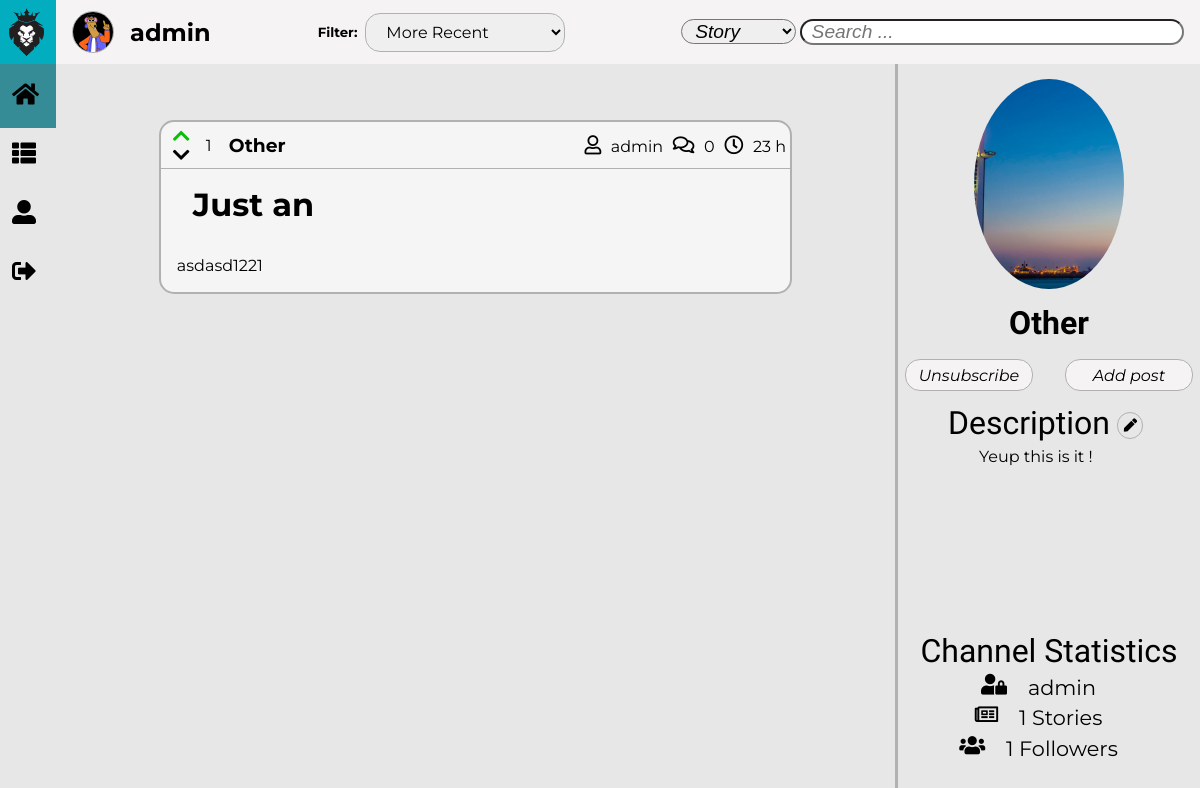
The app's page /pages/channel.php?channelName=Other (signed in) with its own data.
### tables this page shows
CREATE TABLE Story(
    storyID INTEGER NOT NULL PRIMARY KEY,
    storyTitle TEXT NOT NULL,
    storyContent TEXT NOT NULL,
    storyPoints INTEGER,
    storyAuthor TEXT NOT NULL REFERENCES User(username),
    storyComments INTEGER NOT NULL,
    storyTime TEXT NOT NULL,
    channelName TEXT NOT NULL REFERENCES Channel(name)       
);

CREATE TABLE Channel(
    name TEXT NOT NULL PRIMARY KEY,
    owner TEXT NOT NULL REFERENCES User(username),
    description TEXT      
);

### pages/channel.php (called while the page is built, shortened)
<?php
    include_once('../templates/tpl_common.php');
    include_once('../templates/tpl_stories.php');
    include_once('../templates/tpl_channel.php');
    include_once('../database/db_channel.php');
    $channelName = isset($_GET['channelName']) ? $_GET['channelName'] : '';
    $filter = isset($_GET['filter']) ? $_GET['filter'] : 2;
    $searchFilter = isset($_GET['searchFilter']) ? $_GET['searchFilter'] : 2;
    $channel = get_channel($channelName);
    $channelStories = isset($_GET['search']) ? get_channel_search_stories($channelName, $filter, $searchFilter, $_GET['search']) : get_channel_stories($channelName, $filter);
    $storiesVotes = []; $votedStories = [];
    foreach($channelStories as $story) {
      $votes = get_story_votes($story['storyID']);
      $storiesVotes[$story['storyID']] = $votes == null ? 0 : $votes;
      $votedStories[$story['storyID']] = get_user_story_vote($_SESSION['username'], $story['storyID']);
    }
    $channelFollowers = count(get_channel_followers($channelName));
    $channelOwner = get_channel_owner($channelName);
    $status = check_user_subscription($_SESSION['username'], $channelName);
    draw_stories(htmlentities_all($channelStories), htmlentities_all($storiesVotes), htmlentities_all($votedStories));
    draw_channel_aside(htmlentities_all($channel), htmlentities(count($channelStories)), htmlentities($channelFollowers), htmlentities($channelOwner), htmlentities($status));
?>

### includes/functions.php (called while the page is built, shortened)
<?php function orderBy($value) {
    switch($value) {
    default:
        return 'storyID DESC';
    break;
    }
}
function data_converter($storyTime) {
    $newStoryTime = new DateTime(date('Y-m-d H:i:s'));
    $oldStoryTime = new DateTime($storyTime);
    $interval = date_diff($newStoryTime, $oldStoryTime);
    if($interval->format('%y') !== '0')
        return $interval->format('%y Y');
    else if($interval->format('%m') !== '0')
        return $interval->format('%m M');
    else if($interval->format('%d') !== '0')
        return $interval->format('%d d');
    else if($interval->format('%h') !== '0')
        return $interval->format('%h h');
    else if($interval->format('%i') !== '0')
        return $interval->format('%i m');
    else
        return $interval->format('%s s');
}
?>
<?php function get_image($default, $directory, $folder, $element) {
    $image = $default;
    $extensions = ['jpg', 'png', 'gif'];
    for($index = 0; $index < count($extensions); $index++) {
        if(file_exists($directory . $element . '.' . $extensions[$index])) {
            $image = $folder . $element . '.' . $extensions[$index];
            break;
        }
    }
    return $image;
} ?>

### database/db_channel.php (called while the page is built, shortened)
<?php
  include_once('../includes/functions.php');
    function get_channel($channelName) {
        $db = Database::instance()->db();
        $stmt = $db->prepare('SELECT * FROM Channel WHERE name = ?');
        $stmt->execute(array($channelName));
        return $stmt->fetch();
    }
    function get_channel_stories($channelName, $filter) {
        $db = Database::instance()->db();
        $stmt = $db->prepare('SELECT * FROM Story JOIN Channel ON Story.channelName = Channel.name WHERE Story.channelName = ? ORDER BY ' . orderBy($filter));
        $stmt->execute(array($channelName));
        return $stmt->fetchall();
    }
     function get_channel_owner($channelName){
      $db = Database::instance()->db();
      $stmt = $db->prepare('SELECT owner FROM Channel WHERE Channel.name = ?');
      $stmt->execute(array($channelName));
      return $stmt->fetch()['owner'];
     }
?>

### templates/tpl_stories.php (the view, shortened to what this page needs)
<?php function draw_stories($stories, $storiesVotes, $votedStories) { ?>
    <div id="masterStories">
        <form method="get" action="../pages/story.php">
            <section id="stories">  <?php
                foreach($stories as $story) { ?>
                    <article id="<?= $story['storyID'] ?>" class="storyArticle">
                        <header id="storyHeader">
                            <div id="story_<?= $story['storyID'] ?>_votes" >
                                <div>
                                    <?php
                                        if($votedStories[$story['storyID']] == 1) { ?>
                                            <div class="votes">
                                                <div>
                                                    <i id="voteUp" class="fas fa-chevron-up"></i>
                                                    <i class="fas fa-chevron-down"></i>
                                                </div>
                                                <span class="storyVotes"><?= htmlentities($storiesVotes[$story['storyID']]) ?></span>
                                            </div>
                                        <?php }
                                    ?>
                                    <a href="../pages/channel.php?channelName=<?= $story['channelName'] ?>"><h3><?= $story['channelName'] ?></h3></a>
                                </div>
                                <div>
                                    <a class="author" href="../pages/profile.php?username=<?= $story['storyAuthor'] ?>"><i class="far fa-user"></i><?= $story['storyAuthor'] ?></a>
                                    <a class="comments" href="../pages/story.php?storyID=<?= $story['storyID'] ?>#comments"><i class="far fa-comments"></i><?= $story['storyComments'] ?></a>
                                    <span class="date"><i class="far fa-clock"></i><?= data_converter($story['storyTime']) ?></span>
                                </div>
                            </div>
                            <div>
                                <h1><?= $story['storyTitle'] ?></h1>
                            </div>
                        </header>
                        <div id="storySinopse">
                            <p><?= $story['storyContent'] ?></p>
                        </div>
                    </article>
                <?php } ?>
            </section>
        </form>
    </div>
<?php } ?>

### templates/tpl_channel.php (shortened to what this page needs)
<?php function draw_channel_aside($channel, $postedStories, $channelFollowers, $channelOwner, $status) { ?>
    <aside>
        <div id="asidePicture">
            <img id="asideIMG" src="../resources/images/<?= get_image('default/defaultChannel.png', '../resources/images/channels/', 'channels/', sha1($channel['name'])) ?>" alt="Channel Image">
        </div>
        <h3 id="channelName"><?= $channel['name'] ?></h3>
        <div id="forms">
            <form>
                <?php
                    if($status) {
                      ?> <input id="subscribeButton" class="buttons" type="button" value="Unsubscribe"> <?php
                    }
                    else {
                        ?><input id="subscribeButton" class="buttons" type="button" value="Subscribe"> <?php
                    }
                ?>
            </form>
            <form method="get" action="../pages/post.php">
                <input id="addPost" class="buttons" type="submit" value="Add post">
            </form>
        </div>
        <div id="description">
            <p>Description<button id="editDescription" type="button"><i class="fas fa-pen"></i></button></p>
            <p id="descriptionContent"><?= $channel['description'] ?></p>
        </div>
        <div id="statistics">
            <p>Channel Statistics</p>
            <div class="statistics">
                <i class="fas fa-user-lock"></i><p><?= $channelOwner ?></p>
            </div>
            <div class="statistics">
                <i class="far fa-newspaper"></i><p><?= $postedStories ?> Stories</p>
            </div>
            <div class="statistics">
                <i class="fas fa-users"></i><p><?= $channelFollowers ?> Followers</p>
            </div>
        </div>
    </aside>
<?php } ?>

### css/common.css (style rules this page uses)
:root { --background-color: rgb(231, 231, 231); --background-header-color: rgb(3, 173, 192); --background-menu-color: rgb(53, 140, 151); --background-toolBar-color: rgb(245, 243, 243); --site-name-color: white; --site-name-font: 'Exo', sans-serif; --menu-color: white; --menu-icons-color: black; --menu-font: 'Montserrat', sans-serif; --toolBar-font: 'Montserrat', sans-serif; --toolBar-info-font-size: 1.5em; --toolBar-filter-font-size: 1em; --border-color: rgb(177, 177, 177); --messages-font: 'Montserrat', sans-serif; --success-fg-color: rgb(86, 155, 13); --error-fg-color: rgb(218, 2, 13); }
body { margin: 0em; display: grid; height: 100%; overflow: hidden; grid-template-columns: auto 5.5fr 2fr; grid-template-rows: 4em 100%; grid-template-areas: "header toolBar toolBar" "menu content aside"; background-color: var(--background-color); }
a { text-decoration: none; }
#editDescription, #applyDescription { vertical-align: middle; height: 2em; width: 2em; margin: auto .5em; outline: none; border: solid var(--border-color) 1px; border-radius: 50%; background-color: var(--background-color); }
#descriptionContent { margin: 0 2em; text-align: center; white-space: pre-wrap; font-size: 1rem; }

### css/stories.css (style rules this page uses)
:root { --background-color: rgb(231, 231, 231); --background-story-color: whitesmoke; --hover-font-color: rgb(3, 173, 192); --story-title-font: 'Montserrat', sans-serif; --story-header-font: 'Montserrat', sans-serif; --story-text-font: 'Montserrat', sans-serif; --border-color: rgb(177, 177, 177); }
#masterStories { grid-area: content; width: 100%; height: 100%; overflow: hidden; }
#stories { margin: 0%; width: 100%; max-height: 95%; overflow-y: auto; padding-right: 20px; }
#stories > article { margin: 3.5em auto; width: 75%; height: auto; border-radius: 15px; border: solid var(--border-color) 2px; background-color: var(--background-story-color); }
#storyHeader div { display: flex; justify-content: space-between; }
#storyHeader > div:first-child h3 { margin: 0em; }
#storyHeader > div:first-child > * { margin: 0.25em; font-family: var(--story-header-font); }
#storyHeader > div:first-child > * > * > * { padding: 0em 0.5em; }
#storyHeader > div:first-child { border-bottom: solid var(--border-color) 1px; }
#storyHeader > div:last-child { padding: 0em; justify-content: flex-start; flex-direction: column; display: flex; }
#storyHeader i { padding-top: 0.25em; font-size: 1.2em; }
#storyHeader a , span { margin: auto 0em; }
a { color: black; }
.storyVotes { padding: 0em; }
#storyHeader div:first-child div:first-child div:first-child > div { flex-direction: column; display: flex; }
#storyHeader div:first-child div:first-child div:first-child > div i { padding: 0em; }
#storyHeader div:last-child h1 { margin: 0em; padding: 0.5em 0em 0.5em 1em; width: auto; height: auto; font-family: var(--story-title-font); font-size: 2em; }
#storySinopse { margin: 0em; padding: 1em 1em 1em 1em; max-height: 5em; max-width: 100%; overflow: hidden; font-family: var(--story-text-font); }
#storySinopse > p { overflow: hidden; position: relative; line-height: 1.2em; max-height: 4.8em; padding-right: 1em; margin: 0em; text-align: justify; }
#storySinopse > p:before { right: 0; bottom: 0; position: absolute; content: '...'; }
#storySinopse > p:after { right: 0; width: 1em; height: 1em; margin-top: 0.2em; position: absolute; content: ''; background: var(--background-story-color); }
#voteUp { color:rgb(9, 190, 9); }

### records on screen
story: storyID "1", channelName "Other", storyAuthor "admin", storyComments "0", storyTime "23 h", storyTitle "Just an", storyContent "asdasd1221"
channel: name "Other", description "Yeup this is it !", owner "admin"

### other values on screen
$username "admin"
$postedStories "1"
$channelFollowers "1"
